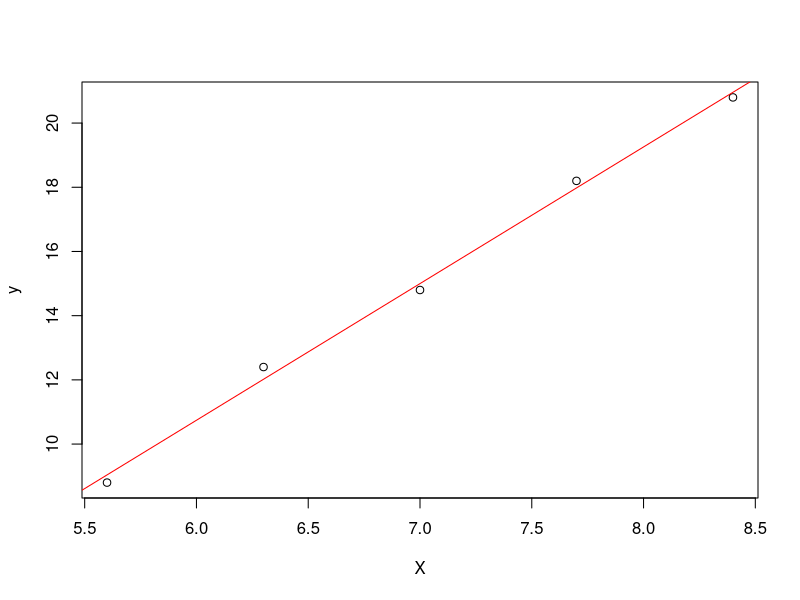

The R source for this figure:
## ---- chunk 1
knitr::opts_chunk$set(echo = TRUE)
## ---- chunk 2
X <- c(5.6, 6.3, 7, 7.7, 8.4)
y <- c(8.8, 12.4, 14.8, 18.2, 20.8)

model <- lm(y~X)
plot(X,y)
abline(model$coefficients, col="red")
print(model$coefficients)
